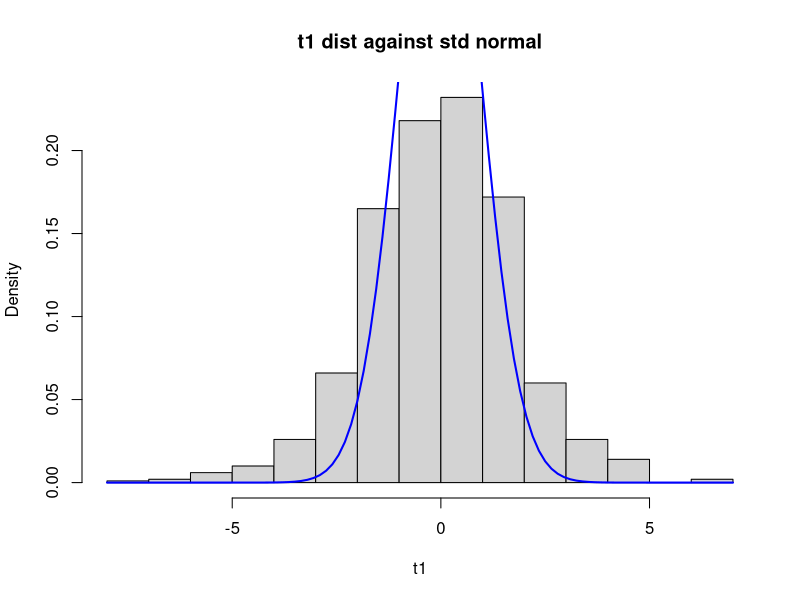
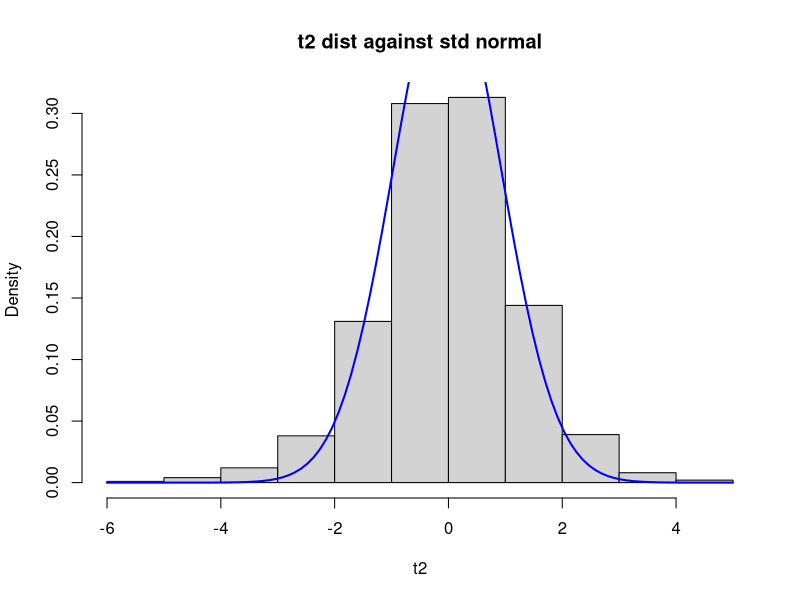
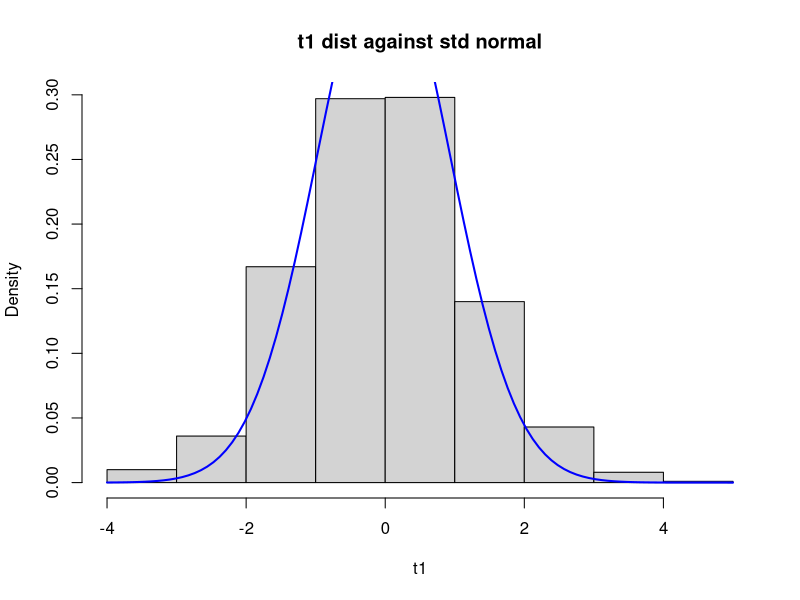
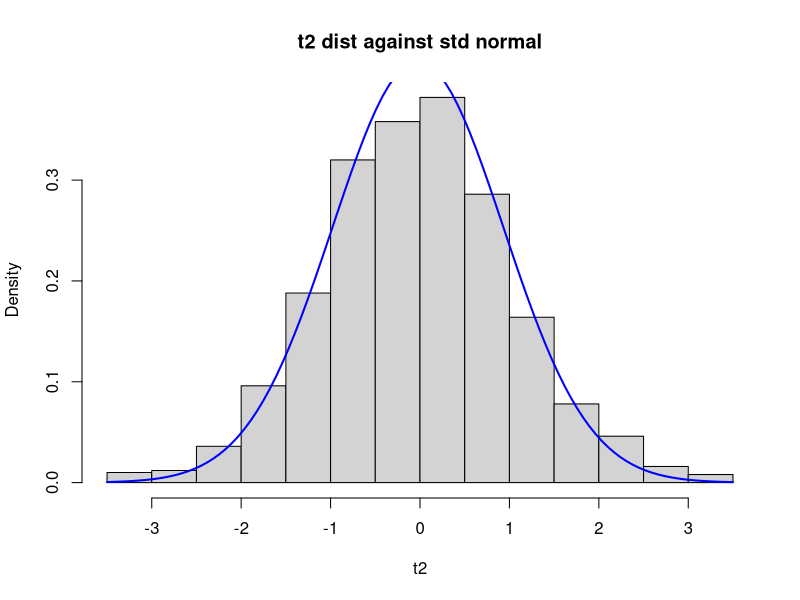
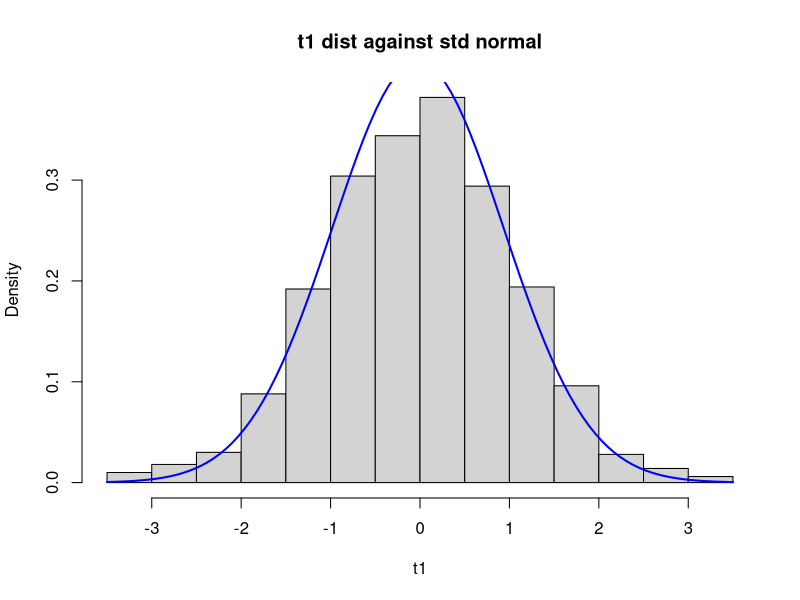
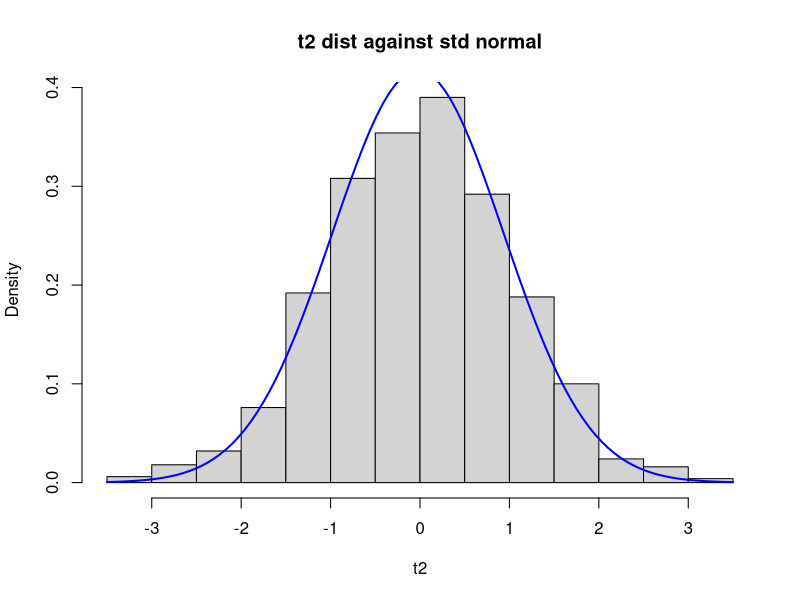
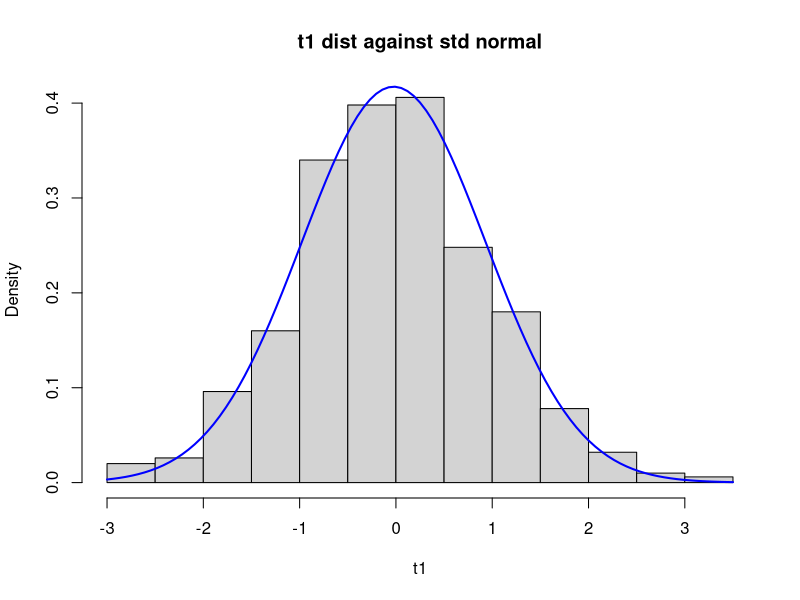
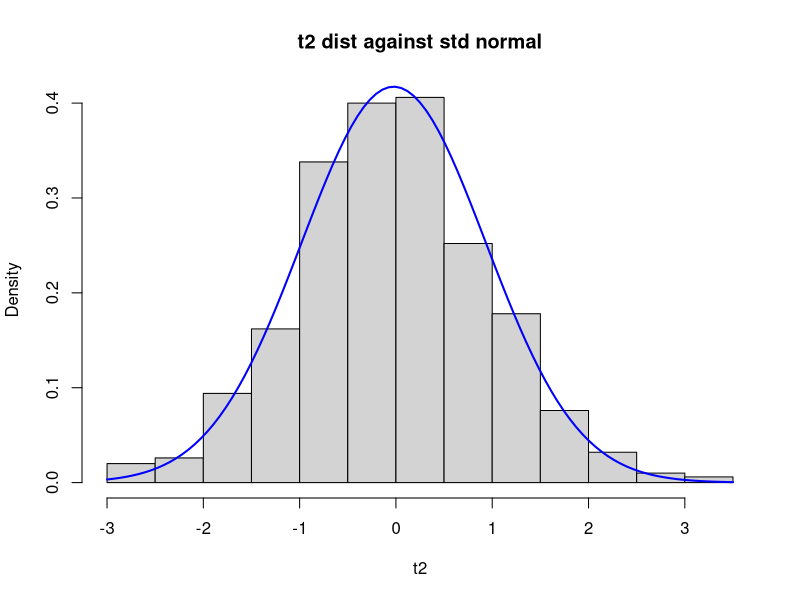

These charts were generated, in order, by the following R code: (Note: this script raises an error after producing the figures.)
set.seed(123)

#problem 1
#i
N = 1000
K = 5
Xtilde = matrix(rnorm(N*K,0,1), N, K)
X1=Xtilde[,1]
X2=Xtilde[,2]+X1
X3=Xtilde[,3]+X2
X4=Xtilde[,4]+X3
X5=Xtilde[,5]+X4

X=matrix(c(X1,X2,X3,X4,X5),N,5)
E = apply(X,2,mean)
print(E)
V = var(X)
print(V)

#ii
first_funct <-function(N,B, X){
  
  x=X[1:N,]
  beta_0 = rep(1,5)
  beta_matrix = matrix(0, B, K)
  
  t1 <- rep(0, B)
  t2 <- rep(0, B)
  hat_s1 <- rep(0, B)
  hat_s2 <- rep(0, B)
  
  for(b in 1:B){
    
    #create error
    e_b <- rnorm(N,0, sqrt(2))
    y_b <- x %*% beta_0 + e_b
    
    #calc beta
    beta_b <- solve((t(x)%*%x))%*%t(x)%*%y_b
    beta_matrix[b,] <- beta_b
    
    #calc residuals
    u_b <- y_b - x%*%beta_b
    
    #calc var
    hat_s1[b] <- 1/N*sum(u_b^2)
    hat_s2[b]  <- 1/(N-K)*sum(u_b^2)
    
    #tstats
    t1[b] <- (beta_b[1]-beta_0[1])/sqrt(hat_s1[b]*solve(t(x)%*%x)[1,1])
    t2[b] <- (beta_b[1]-beta_0[1])/sqrt(hat_s2[b]*solve(t(x)%*%x)[1,1])
  }
  return(list(betas=beta_matrix, hat_s1=hat_s1, hat_s2=hat_s2, t1=t1, t2=t2))
}


#iii
N = c(10, 20, 100, 1000)
B=1000


#storing results
s1_means <- rep(0,length(N))
s2_means <- rep(0, length(N))
t1_stats <- matrix(0,nrow = B ,ncol =length(N))
t2_stats <- matrix(0,nrow = B, ncol= length(N))
#runs the function for each N value
for(i in 1:length(N)){
  reg <- first_funct(N[i], B, X)
  s1_means[i] <- mean(reg$hat_s1) #stores means
  s2_means[i] <- mean(reg$hat_s2) 
  #stores t stats
  t1_stats[,i] <- reg$t1
  t2_stats[,i] <- reg$t2
}

var(reg$betas)
2*solve(t(X)%*%X)
print(s1_means)
print(s2_means)

#generates the norm
Z = rnorm(1000)
m = mean(Z)
for(i in 1:length(N)){
  hist(t1_stats[,i], prob=TRUE,xlab= "t1", main = "t1 dist against std normal") #plots vector of t1 stats 
  curve(dnorm(x,mean=m, sd=sd(Z)), col="blue", lwd=2, add=TRUE, yaxt="n") #puts mean curve
  hist(t2_stats[,i], prob=TRUE,xlab= "t2", main = "t2 dist against std normal")
  curve(dnorm(x,mean=m, sd=sd(Z)), col="blue", lwd=2, add=TRUE, yaxt="n")
}


second_funct <-function(N,B, X){
  rejections = 0
  x=X[1:N,]
  beta_0 = rep(1,5)
  beta_matrix = matrix(0, B, K)
  
  t1 <- rep(0, B)
  t2 <- rep(0, B)
  hat_s1 <- rep(0, B)
  hat_s2 <- rep(0, B)
  
  for(b in 1:B){
    
    #create error
    e_b <- rnorm(N,0, sqrt(2))
    y_b <- x %*% beta_0 + e_b
    
    #calc beta
    beta_b <- solve((t(x)%*%x))%*%t(x)%*%y_b
    beta_matrix[b,] <- beta_b
    
    #calc residuals
    u_b <- y_b - x%*%beta_b
    
    #calc var
    hat_s1[b] <- 1/N*sum(u_b^2)
    hat_s2[b]  <- 1/(N-K)*sum(u_b^2)
    
    #tstats
    t1[b] <- (beta_b[1]-0)/sqrt(hat_s1[b]*solve(t(x)%*%x)[1,1])
    t2[b] <- (beta_b[1]-0)/sqrt(hat_s2[b]*solve(t(x)%*%x)[1,1])
    
  }
  #calcualtes percentage of rejections if abs of tvalue exceed barrier
  rejections = rejections + length(t1[abs(t1) > 1.96])
  rejections = rejections + length(t2[abs(t2) > 1.96])
  percent_rejections = rejections/(2*B)
  return(percent_rejections = percent_rejections)
}

for(i in 1:length(N)){
  reg <- second_funct(N[i], B, X)
  print(reg)
}  


#problem 2
#i
install.packages('foreign')
library(foreign)
setwd('C:/Users/Ethan/Desktop/Columbia/Senior_Fall/Advanced_Econometrics/pset_1')
data = read.dta('TeachingRatings.dta')

#ii
y=data$course_eval
X=cbind(1, data$beauty, data$age)
colnames(X)=c('intercept', 'beauty', 'age')
plot(X[,'beauty'], y)
beta_hat <- solve(t(X)%*%X)%*%t(X)%*%y #computes beta_hat using formula
residual <- y - X%*%beta_hat
mean(residual)
var(residual)
sd(residual)

#makes residual maker and finds residuals
M <- diag(length(y))-X%*%solve(t(X)%*%X)%*%t(X)
residual_2 <- M%*%y
#reports values of residuals
mean(residual_2)
sd(residual_2)

#iii
X1 = rep(1, length(X[,'beauty']))
X0 = cbind(X[,'beauty'], X[,'age'])
I = diag(length(y))
M1 = I - X1%*%solve(t(X1)%*%X1)%*%t(X1)
beta_demean = solve(t(X0)%*%M1%*%X0)%*%t(X0)%*%(M1%*%y)
beta

beauty_x = X[,'beauty']
age_x = X[,'age']

#iv
s_squared = t(residual_2)%*%residual_2/(length(beauty_x)-3) #computes sample variance
sigma = s_squared[1]*solve(t(X)%*%(X)) #computes var covar matrix

#CIs based on formula
b1_upper_confidence = beta_demean[1,1]+1.96*sqrt(SE[2,2]) #2,2 is the variance entry in cov/var matrix
b1_lower_confidence = beta_demean[1,1]-1.96*sqrt(SE[2,2])

b2_upper_confidence = beta_demean[2,1]+1.96*sqrt(SE[3,3]) #3,3 is the variance entry in the cov/var matrix
b2_lower_confidence = beta_demean[2,1]-1.96*sqrt(SE[3,3])


#v
#demeans the y_hat
y_hat_demean = (M1%*%X0)%*%beta_demean 
#computes normal yhat
y_hat = X%*%beta_hat
#computes centered r squared on demeaned y and demeaned yhat
centered_R_sqrd = t(y_hat_demean)%*%(y_hat_demean)/(t(M1%*%y)%*%(M1%*%y))
#computes uncentered r squared on original y and y_hat
uncentered_R_S = t(y_hat)%*%y_hat/(t(y)%*%y)

#vi
#computes mean of residual
m_resid = mean(residual_2)
#computes correlation b/w residuals and each regressor
cor(residual_2, X[,'beauty'])
cor(residual_2, X[,'age'])

